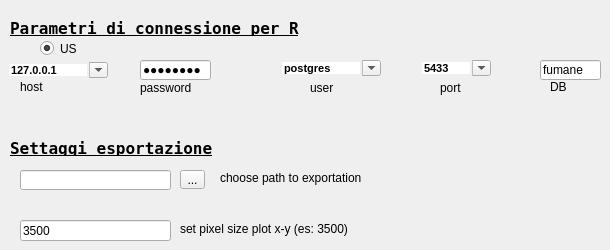
       <widget class="QWidget" name="tab_7">
        <attribute name="title">
         <string>Parametri di connessione</string>
        </attribute>
        <widget class="QComboBox" name="user">
         <property name="enabled">
          <bool>true</bool>
         </property>
         <property name="geometry">
          <rect>
           <x>280</x>
           <y>60</y>
           <width>101</width>
           <height>16</height>
          </rect>
         </property>
         <property name="font">
          <font>
           <pointsize>8</pointsize>
           <weight>75</weight>
           <bold>true</bold>
          </font>
         </property>
         <property name="mouseTracking">
          <bool>true</bool>
         </property>
         <property name="contextMenuPolicy">
          <enum>Qt::NoContextMenu</enum>
         </property>
         <property name="editable">
          <bool>true</bool>
         </property>
         <property name="maxVisibleItems">
          <number>99999</number>
         </property>
         <property name="maxCount">
          <number>2147483647</number>
         </property>
         <property name="frame">
          <bool>false</bool>
         </property>
         <item>
          <property name="text">
           <string>postgres</string>
          </property>
         </item>
        </widget>
        <widget class="QLabel" name="label_32">
         <property name="geometry">
          <rect>
           <x>140</x>
           <y>80</y>
           <width>71</width>
           <height>16</height>
          </rect>
         </property>
         <property name="text">
          <string>password</string>
         </property>
        </widget>
        <widget class="QLabel" name="label_33">
         <property name="geometry">
          <rect>
           <x>310</x>
           <y>80</y>
           <width>31</width>
           <height>16</height>
          </rect>
         </property>
         <property name="text">
          <string>user</string>
         </property>
        </widget>
        <widget class="QLabel" name="label_35">
         <property name="geometry">
          <rect>
           <x>440</x>
           <y>80</y>
           <width>31</width>
           <height>16</height>
          </rect>
         </property>
         <property name="text">
          <string>port</string>
         </property>
        </widget>
        <widget class="QRadioButton" name="radioButtonUsMin">
         <property name="geometry">
          <rect>
           <x>40</x>
           <y>40</y>
           <width>81</width>
           <height>17</height>
          </rect>
         </property>
         <property name="text">
          <string>US</string>
         </property>
         <property name="checked">
          <bool>true</bool>
         </property>
        </widget>
        <widget class="QLineEdit" name="db">
         <property name="geometry">
          <rect>
           <x>540</x>
           <y>60</y>
           <width>61</width>
           <height>20</height>
          </rect>
         </property>
         <property name="text">
          <string>fumane</string>
         </property>
        </widget>
        <widget class="QLabel" name="label_30">
         <property name="geometry">
          <rect>
           <x>20</x>
           <y>80</y>
           <width>46</width>
           <height>13</height>
          </rect>
         </property>
         <property name="text">
          <string>host</string>
         </property>
        </widget>
        <widget class="QLabel" name="label_36">
         <property name="geometry">
          <rect>
           <x>550</x>
           <y>80</y>
           <width>46</width>
           <height>13</height>
          </rect>
         </property>
         <property name="text">
          <string>DB</string>
         </property>
        </widget>
        <widget class="QLabel" name="label_31">
         <property name="geometry">
          <rect>
           <x>10</x>
           <y>20</y>
           <width>351</width>
           <height>16</height>
          </rect>
         </property>
         <property name="font">
          <font>
           <family>Andale Mono</family>
           <pointsize>12</pointsize>
           <weight>75</weight>
           <bold>true</bold>
           <underline>true</underline>
          </font>
         </property>
         <property name="text">
          <string>Parametri di connessione per R</string>
         </property>
        </widget>
        <widget class="QComboBox" name="host">
         <property name="enabled">
          <bool>true</bool>
         </property>
         <property name="geometry">
          <rect>
           <x>7</x>
           <y>62</y>
           <width>101</width>
           <height>16</height>
          </rect>
         </property>
         <property name="font">
          <font>
           <pointsize>8</pointsize>
           <weight>75</weight>
           <bold>true</bold>
          </font>
         </property>
         <property name="mouseTracking">
          <bool>true</bool>
         </property>
         <property name="contextMenuPolicy">
          <enum>Qt::NoContextMenu</enum>
         </property>
         <property name="editable">
          <bool>true</bool>
         </property>
         <property name="maxVisibleItems">
          <number>99999</number>
         </property>
         <property name="maxCount">
          <number>2147483647</number>
         </property>
         <property name="frame">
          <bool>false</bool>
         </property>
         <item>
          <property name="text">
           <string>127.0.0.1</string>
          </property>
         </item>
        </widget>
        <widget class="QLineEdit" name="password">
         <property name="geometry">
          <rect>
           <x>140</x>
           <y>60</y>
           <width>71</width>
           <height>20</height>
          </rect>
         </property>
         <property name="text">
          <string>postgres</string>
         </property>
         <property name="echoMode">
          <enum>QLineEdit::Password</enum>
         </property>
        </widget>
        <widget class="QComboBox" name="port">
         <property name="enabled">
          <bool>true</bool>
         </property>
         <property name="geometry">
          <rect>
           <x>420</x>
           <y>60</y>
           <width>71</width>
           <height>16</height>
          </rect>
         </property>
         <property name="font">
          <font>
           <pointsize>8</pointsize>
           <weight>75</weight>
           <bold>true</bold>
          </font>
         </property>
         <property name="mouseTracking">
          <bool>true</bool>
         </property>
         <property name="contextMenuPolicy">
          <enum>Qt::NoContextMenu</enum>
         </property>
         <property name="editable">
          <bool>true</bool>
         </property>
         <property name="maxVisibleItems">
          <number>99999</number>
         </property>
         <property name="maxCount">
          <number>2147483647</number>
         </property>
         <property name="frame">
          <bool>false</bool>
         </property>
         <item>
          <property name="text">
           <string>5433</string>
          </property>
         </item>
         <item>
          <property name="text">
           <string>5434</string>
          </property>
         </item>
         <item>
          <property name="text">
           <string>5432</string>
          </property>
         </item>
        </widget>
        <widget class="QLabel" name="label_51">
         <property name="geometry">
          <rect>
           <x>10</x>
           <y>140</y>
           <width>351</width>
           <height>16</height>
          </rect>
         </property>
         <property name="font">
          <font>
           <family>Andale Mono</family>
           <pointsize>12</pointsize>
           <weight>75</weight>
           <bold>true</bold>
           <underline>true</underline>
          </font>
         </property>
         <property name="text">
          <string>Settaggi esportazione</string>
         </property>
        </widget>
        <widget class="QToolButton" name="toolButton_esp_generale">
         <property name="geometry">
          <rect>
           <x>180</x>
           <y>170</y>
           <width>25</width>
           <height>19</height>
          </rect>
         </property>
         <property name="text">
          <string>...</string>
         </property>
        </widget>
        <widget class="QLineEdit" name="lineEdit_esp_generale">
         <property name="geometry">
          <rect>
           <x>20</x>
           <y>170</y>
           <width>151</width>
           <height>20</height>
          </rect>
         </property>
        </widget>
        <widget class="QLabel" name="label_50">
         <property name="geometry">
          <rect>
           <x>220</x>
           <y>170</y>
           <width>141</width>
           <height>16</height>
          </rect>
         </property>
         <property name="text">
          <string>choose path to exportation</string>
         </property>
        </widget>
        <widget class="QLineEdit" name="set_size_plot">
         <property name="geometry">
          <rect>
           <x>20</x>
           <y>220</y>
           <width>151</width>
           <height>21</height>
          </rect>
         </property>
         <property name="text">
          <string>3500</string>
         </property>
        </widget>
        <widget class="QLabel" name="label_45">
         <property name="geometry">
          <rect>
           <x>180</x>
           <y>220</y>
           <width>171</width>
           <height>17</height>
          </rect>
         </property>
         <property name="text">
          <string>set pixel size plot x-y (es: 3500)</string>
         </property>
        </widget>
       </widget>
